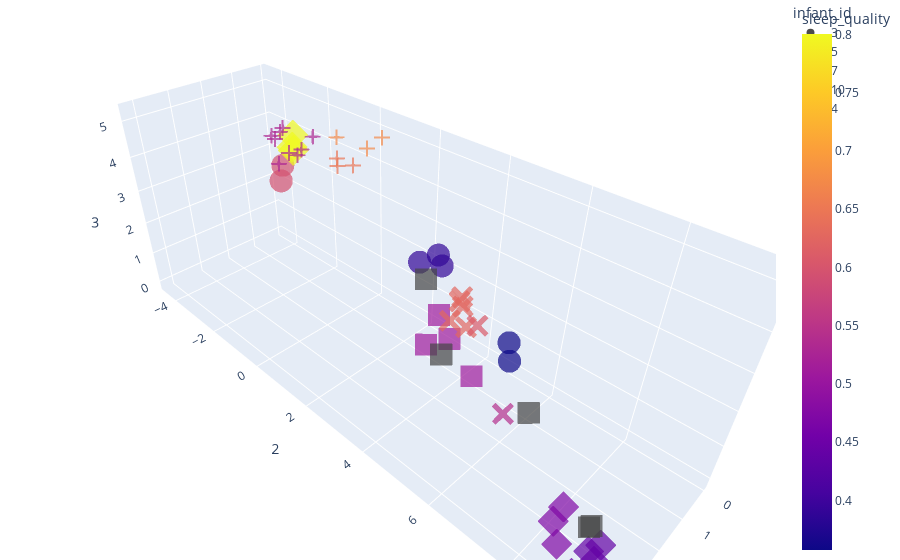

Notebook code for this chart:
### Markdown cell above
### Sleep Quality Scores

### Code cell
fig = px.scatter_3d(umap_braycurtis_metadata_246_merged,
                    x=1,
                    y=2,
                    z=3,
                    color='sleep_quality',
                    symbol='infant_id',
                    # symbol_map={
                    # "2 months": "circle",
                    # "4 months": "cross",
                    # "6 months": "diamond"},
                    opacity=0.7)

fig.update_layout(margin=dict(l=0, r=0, b=0, t=0))
fig.show()

### Figure 1 — Plotly figure (JSON) as saved in the notebook; plotly's stock layout.template omitted (floating-point values rounded to 4 significant figures)
{"data": [{"hovertemplate": "infant_id=3<br>1=%{x}<br>2=%{y}<br>3=%{z}<br>sleep_quality=%{marker.color}<extra></extra>", "legendgroup": "3", "marker": {"color": [0.3889, 0.3889, 0.3575, 0.3575, 0.3889, 0.5951, 0.5951], "coloraxis": "coloraxis", "opacity": 0.7, "symbol": "circle"}, "mode": "markers", "name": "3", "scene": "scene", "showlegend": true, "type": "scatter3d", "x": [2.488, 2.115, 1.258, 1.216, 2.149, 0.1983, 0.01031], "y": [3.801, 4.102, 5.504, 5.402, 4.015, -3.943, -4.379], "z": [3.846, 3.72, 1.393, 1.852, 3.965, 2.647, 1.898]}, {"hovertemplate": "infant_id=5<br>1=%{x}<br>2=%{y}<br>3=%{z}<br>sleep_quality=%{marker.color}<extra></extra>", "legendgroup": "5", "marker": {"color": [0.8004, 0.8004, 0.4391, 0.4391, 0.4391, 0.4391, 0.4391, 0.4391, 0.4391, 0.4719, 0.4719, 0.4719, 0.8004], "coloraxis": "coloraxis", "opacity": 0.7, "symbol": "diamond"}, "mode": "markers", "name": "5", "scene": "scene", "showlegend": true, "type": "scatter3d", "x": [1.517, 1.625, 3.542, 3.208, 3.337, 3.737, 3.926, 3.851, 3.642, 3.778, 3.376, 3.229, 1.676], "y": [-1.516, -1.399, 9.242, 9.169, 9.029, 9.45, 9.041, 9.108, 9.313, 8.582, 8.247, 8.318, -1.374], "z": [4.757, 4.41, 0.3662, 0.4249, 0.2188, 0.1888, 0.1903, -0.1262, -0.004902, 0.4427, 0.3933, 0.7629, 4.524]}, {"hovertemplate": "infant_id=7<br>1=%{x}<br>2=%{y}<br>3=%{z}<br>sleep_quality=%{marker.color}<extra></extra>", "legendgroup": "7", "marker": {"color": [NaN, NaN, NaN, 0.5102, 0.5102, 0.5102, 0.5102, NaN, NaN], "coloraxis": "coloraxis", "opacity": 0.7, "symbol": "square"}, "mode": "markers", "name": "7", "scene": "scene", "showlegend": true, "type": "scatter3d", "x": [1.761, 3.029, 3.295, 4.269, 3.633, 3.637, 3.925, 3.987, 3.108], "y": [6.465, 8.85, 8.899, 5.611, 5.344, 6.203, 5.853, 5.741, 4.54], "z": [0.8299, 0.4996, 0.7878, 3.78, 3.949, 2.99, 3.853, 3.452, 4.091]}, {"hovertemplate": "infant_id=10<br>1=%{x}<br>2=%{y}<br>3=%{z}<br>sleep_quality=%{marker.color}<extra></extra>", "legendgroup": "10", "marker": {"color": [0.5415, 0.6268, 0.6268, 0.6268, 0.6268, 0.6268, 0.6073], "coloraxis": "coloraxis", "opacity": 0.7, "symbol": "x"}, "mode": "markers", "name": "10", "scene": "scene", "showlegend": true, "type": "scatter3d", "x": [2.05, 1.781, 1.573, 1.361, 1.905, 1.954, 1.59], "y": [6.01, 4.477, 4.282, 4.056, 4.244, 4.738, 4.777], "z": [0.6716, 2.666, 2.706, 2.357, 2.207, 2.336, 2.189]}, {"hovertemplate": "infant_id=4<br>1=%{x}<br>2=%{y}<br>3=%{z}<br>sleep_quality=%{marker.color}<extra></extra>", "legendgroup": "4", "marker": {"color": [0.5307, 0.5307, 0.5307, 0.5307, 0.5307, 0.5307, 0.5307, 0.5307, 0.5307, 0.6731, 0.6731, 0.6731, 0.6488, 0.6488, 0.6488], "coloraxis": "coloraxis", "opacity": 0.7, "symbol": "cross"}, "mode": "markers", "name": "4", "scene": "scene", "showlegend": true, "type": "scatter3d", "x": [2.37, 1.979, 1.847, 2.28, 2.149, 2.138, 1.04, 1.142, 2.363, 1.092, 0.8876, 1.065, 1.714, 1.652, 1.604], "y": [-1.03, -0.7719, -1.459, -0.6959, -1.398, -1.174, -1.312, -1.701, -1.234, 0.775, 1.077, -0.3388, 0.4048, 0.3271, 0.8332], "z": [4.41, 4.596, 5.063, 4.78, 4.88, 5.131, 4.629, 4.179, 5.078, 4.985, 5.287, 4.916, 4.616, 4.768, 4.741]}], "layout": {"coloraxis": {"colorbar": {"title": {"text": "sleep_quality"}}, "colorscale": [[0, "#0d0887"], [0.1111, "#46039f"], [0.2222, "#7201a8"], [0.3333, "#9c179e"], [0.4444, "#bd3786"], [0.5556, "#d8576b"], [0.6667, "#ed7953"], [0.7778, "#fb9f3a"], [0.8889, "#fdca26"], [1, "#f0f921"]]}, "legend": {"title": {"text": "infant_id"}, "tracegroupgap": 0}, "margin": {"b": 0, "l": 0, "r": 0, "t": 0}, "scene": {"domain": {"x": [0, 1], "y": [0, 1]}, "xaxis": {"title": {"text": "1"}}, "yaxis": {"title": {"text": "2"}}, "zaxis": {"title": {"text": "3"}}}}}
